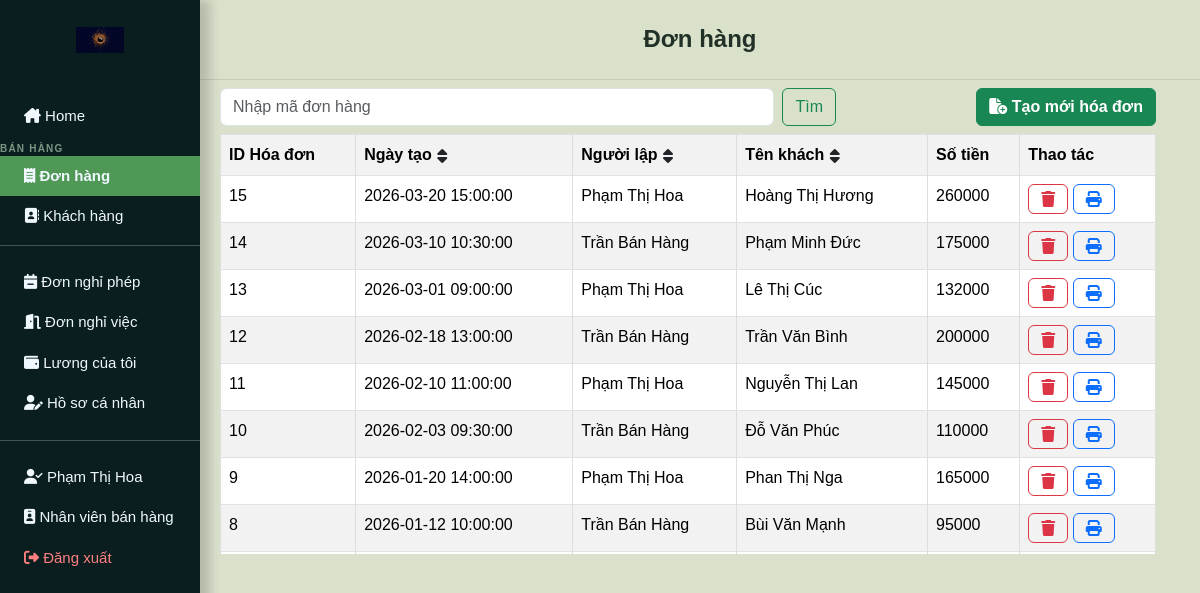
/user_page.php?donhang (signed in), run on the app's committed database.
### tables this page shows
CREATE TABLE `accounts` (
  `account_id`  INT NOT NULL AUTO_INCREMENT,
  `full_name`   VARCHAR(150) NOT NULL,
  `email`       VARCHAR(150) NOT NULL,
  `password`    VARCHAR(255) NOT NULL,
  `role_id`     INT NOT NULL DEFAULT 3,
  `position_id` INT DEFAULT NULL,
  `phone`       VARCHAR(20) DEFAULT NULL,
  `address`     TEXT DEFAULT NULL,
  `birth_date`  DATE DEFAULT NULL,
  `gender`      ENUM('nam','nữ','khác') DEFAULT NULL,
  `avatar`      VARCHAR(255) DEFAULT NULL,
  `status`      ENUM('active','inactive') NOT NULL DEFAULT 'active',
  `hire_date`   DATE DEFAULT NULL,
  `created_at`  TIMESTAMP NULL DEFAULT CURRENT_TIMESTAMP,
  `updated_at`  TIMESTAMP NULL DEFAULT CURRENT_TIMESTAMP ON UPDATE CURRENT_TIMESTAMP,
  PRIMARY KEY (`account_id`),
  UNIQUE KEY `uniq_email` (`email`),
  KEY `fk_acc_role` (`role_id`),
  KEY `fk_acc_pos` (`position_id`),
  CONSTRAINT `fk_acc_role` FOREIGN KEY (`role_id`) REFERENCES `roles` (`id`),
  CONSTRAINT `fk_acc_pos`  FOREIGN KEY (`position_id`) REFERENCES `positions` (`position_id`)
);

CREATE TABLE `invoices` (
  `invoice_id`    INT NOT NULL AUTO_INCREMENT,
  `account_id`    INT NOT NULL,
  `customer_id`   INT NOT NULL,
  `discount`      DECIMAL(10,0) NOT NULL DEFAULT 0,
  `total`         DECIMAL(12,0) NOT NULL DEFAULT 0,
  `status`        ENUM('pending','completed','cancelled') NOT NULL DEFAULT 'completed',
  `notes`         TEXT DEFAULT NULL,
  `creation_time` TIMESTAMP NULL DEFAULT CURRENT_TIMESTAMP,
  PRIMARY KEY (`invoice_id`),
  KEY `fk_inv_acc` (`account_id`),
  KEY `fk_inv_cust` (`customer_id`),
  KEY `idx_inv_time` (`creation_time`),
  CONSTRAINT `fk_inv_acc`  FOREIGN KEY (`account_id`)  REFERENCES `accounts`  (`account_id`),
  CONSTRAINT `fk_inv_cust` FOREIGN KEY (`customer_id`) REFERENCES `customers` (`customer_id`)
);

CREATE TABLE `customers` (
  `customer_id`   INT NOT NULL AUTO_INCREMENT,
  `customer_name` VARCHAR(150) NOT NULL,
  `phone_number`  VARCHAR(20) DEFAULT NULL,
  `email`         VARCHAR(150) DEFAULT NULL,
  `address`       TEXT DEFAULT NULL,
  `created_at`    TIMESTAMP NULL DEFAULT CURRENT_TIMESTAMP,
  PRIMARY KEY (`customer_id`)
);

### src/models/authorization.php (called while the page is built, shortened)
<?php
function roleLabel(string $roleName): string
{
    $labels = [
        AppRole::ADMIN     => 'Quản trị viên',
        AppRole::MANAGER   => 'Quản lý',
        AppRole::SALES     => 'Nhân viên bán hàng',
        AppRole::WAREHOUSE => 'Nhân viên kho',
    ];
    return $labels[$roleName] ?? 'Không xác định';
}
function currentRole(): string
{
    return $_SESSION['role_name'] ?? '';
}
function currentUserId(): int
{
    return (int) ($_SESSION['account_id'] ?? 0);
}

### src/views/donhang.php (the view, shortened to what this page needs)
<?php
if (!isset($ds_donhang_timkiem)) {
    $sql = "SELECT iv.invoice_id, iv.creation_time, ac.full_name, ct.customer_name, iv.total
            FROM invoices iv
            LEFT JOIN accounts ac ON iv.account_id = ac.account_id
            LEFT JOIN customers ct ON iv.customer_id = ct.customer_id
            ORDER BY iv.creation_time DESC";
    $result = mysqli_query($conn, $sql);
    $ds_hoadon = $result ? mysqli_fetch_all($result) : [];
} else {
    $ds_hoadon = $ds_donhang_timkiem;
}
?>
<div class="dash_board px-2">
    <div class="container-fluid row justify-content-between">
        <form action="user_page.php?" method="GET" class="d-flex col-8 my-2" role="search">
            <input class="form-control me-2" type="text" placeholder="Nhập mã đơn hàng" name='timkiem-donhang' aria-label="Search" required>
            <button class="btn btn-outline-success" type="submit">Tìm</button>
        </form>
        <div class="text-end col-4">
            <a href="user_page.php?donhang=them" class="my-2 btn btn-success fw-bolder"><i class="fa-solid fa-file-circle-plus"></i> Tạo mới hóa đơn</a>
        </div>
        <table id="myTable" class="table container-fluid text-center table-hover table-striped table-bordered">
            <tr>
                <th>ID Hóa đơn </th>
                <th onclick="sortTable(1)">Ngày tạo <i href="" class=" fw-bolder"><i class="p-0 btn fa-solid fa-sort"></i></th>
                <th onclick="sortTable(2)">Người lập <i href="" class=" fw-bolder"><i class="p-0 btn fa-solid fa-sort"></i></th>
                <th onclick="sortTable(3)">Tên khách <i href="" class=" fw-bolder"><i class="p-0 btn fa-solid fa-sort"></th>
                <th>Số tiền <i href="" class=" fw-bolder"></th>
                <th>Thao tác</th>
            </tr>
            <?php foreach ($ds_hoadon as $hd) : ?>
                <tr>
                    <td><?= $hd[0] ?></td>
                    <td><?= $hd[1] ?></td>
                    <td><?= $hd[2] ?></td>
                    <td><?= $hd[3] ?></td>
                    <td><?= intval($hd[4]) ?></td>
                    <td>
                        <a href="user_page.php?donhang=xoa&id=<?= $hd[0] ?>"><i class="btn btn-outline-danger fa-solid fa-trash"></i></a>
                        <a href="user_page.php?donhang=in&id=<?= $hd[0] ?>"><i class="btn btn-outline-primary fa-solid fa-print"></i></i></a>
                    </td>
                </tr>
            <?php endforeach; ?>
        </table>
    </div>
</div>
</div>
</div>

### src/views/header.php (shortened to what this page needs)
<!DOCTYPE html>
<html lang="en">
<head>
    <link href="https://cdn.jsdelivr.net/npm/bootstrap@5.3.3/dist/css/bootstrap.min.css" rel="stylesheet" />
    <link rel="stylesheet" href="https://cdnjs.cloudflare.com/ajax/libs/font-awesome/6.5.1/css/all.min.css" />
    <link rel="stylesheet" href="css/style.css" />
</head>
<?php
$roleName = currentRole();
$isSalesRole = $roleName === AppRole::SALES;
$isManagerRole = $roleName === AppRole::MANAGER;
$isAdminRole = $roleName === AppRole::ADMIN;
$isManagerOrAdmin = $isManagerRole || $isAdminRole;
?>
<?php
$currentTitle = 'COFFEE SHOP';
if (isset($_GET['home'])) {
    $currentTitle = 'COFFEE SHOP';
} elseif (isset($_GET['dashboard'])) {
    $currentTitle = 'COFFEE SHOP';
} elseif (isset($_GET['sanpham'])) {
    $currentTitle = 'Sản phẩm';
} elseif (isset($_GET['phieunhap'])) {
    $currentTitle = 'Phiếu nhập kho';
} elseif (isset($_GET['phieuxuat'])) {
    $currentTitle = 'Phiếu xuất kho';
} elseif (isset($_GET['kho_thongke'])) {
    $currentTitle = 'Thống kê tồn kho';
} elseif (isset($_GET['baocao_kho'])) {
    $currentTitle = 'Báo cáo kho';
} elseif (isset($_GET['baocao_kinhdoanh'])) {
    $currentTitle = 'Báo cáo kinh doanh';
} elseif (isset($_GET['baocao_nhansu'])) {
    $currentTitle = 'Báo cáo nhân sự';
} elseif (isset($_GET['nhacungcap'])) {
    $currentTitle = 'Quản lý nhà cung cấp';
} elseif (isset($_GET['loai'])) {
    $currentTitle = 'Loại sản phẩm';
} elseif (isset($_GET['donhang'])) {
    $currentTitle = 'Đơn hàng';
} elseif (isset($_GET['khachhang'])) {
    $currentTitle = 'Khách hàng';
} elseif (isset($_GET['nhansu'])) {
    $currentTitle = 'Nhân sự';
} elseif (isset($_GET['chucvu'])) {
    $currentTitle = 'Quản lý chức vụ';
} elseif (isset($_GET['bangluong'])) {
    $currentTitle = 'Bảng lương';
} elseif (isset($_GET['luong_ca_nhan'])) {
    $currentTitle = 'Lương của tôi';
} elseif (isset($_GET['donnghi'])) {
    $currentTitle = 'Đơn nghỉ phép';
} elseif (isset($_GET['donnghiviec'])) {
    $currentTitle = 'Đơn nghỉ việc';
} elseif (isset($_GET['profile'])) {
    $currentTitle = 'Hồ sơ cá nhân';
} elseif (isset($_GET['thongke'])) {
    $currentTitle = 'Thống kê';
} elseif (isset($_GET['backup'])) {
    $currentTitle = 'Sao lưu & Phục hồi';
}
?>
<body class="app-shell">
    <div class="nav-side p-0">
        <div class="logo p-1 justify-content-center text-center">
            <a href="user_page.php?home"> <img src="img/logo.jpg" alt="Logo"></a>
        </div>
        <div class="navs pt-3">
            <div class="container-fluid">
                <a class="text-truncate <?= isset($_GET['home'])||isset($_GET['dashboard']) ? 'active' : '' ?>"
                   href="user_page.php?home"><i class="fa-solid fa-house-chimney"></i> Home</a>
            </div>
            <?php if ($isSalesRole || $isManagerOrAdmin) : ?>
                <div class="nav-section-label">BÁN HÀNG</div>
                <div class="container-fluid">
                    <a class="text-truncate <?= isset($_GET['donhang']) ? 'active' : '' ?>"
                       href="user_page.php?donhang"><i class="fa-solid fa-receipt"></i> Đơn hàng</a>
                </div>
                <div class="container-fluid">
                    <a class="text-truncate <?= isset($_GET['khachhang']) ? 'active' : '' ?>"
                       href="user_page.php?khachhang"><i class="fa-solid fa-address-book"></i> Khách hàng</a>
                </div>
            <?php endif; ?>
        </div>
        <hr class="mt-2">
        <div class="navs text-center p-0">
            <div class="container-fluid">
                <a class="text-truncate <?= isset($_GET['donnghi']) && !$isManagerOrAdmin ? 'active' : '' ?>"
                   href="user_page.php?donnghi"><i class="fa-solid fa-calendar-minus"></i> Đơn nghỉ phép</a>
            </div>
            <div class="container-fluid">
                <a class="text-truncate <?= isset($_GET['donnghiviec']) && !$isManagerOrAdmin ? 'active' : '' ?>"
                   href="user_page.php?donnghiviec"><i class="fa-solid fa-door-open"></i> Đơn nghỉ việc</a>
            </div>
            <div class="container-fluid">
                <a class="text-truncate <?= isset($_GET['luong_ca_nhan']) ? 'active' : '' ?>"
                   href="user_page.php?luong_ca_nhan"><i class="fa-solid fa-wallet"></i> Lương của tôi</a>
            </div>
            <div class="container-fluid">
                <a class="text-truncate <?= isset($_GET['profile']) ? 'active' : '' ?>"
                   href="user_page.php?profile"><i class="fa-solid fa-user-pen"></i> Hồ sơ cá nhân</a>
            </div>
        </div>
        <div class="navs text-center p-0">
            <hr class="mt-3">
            <div class="container-fluid">
                <a class="text-truncate"><i class="fa-solid fa-user-check"></i> <?= $user_name ?? '' ?></a>
            </div>
            <div class="container-fluid">
                <a class="text-truncate"><i class="fa-solid fa-id-badge"></i> <?= roleLabel(currentRole()) ?></a>
            </div>
            <div class="    container-fluid logout-btn">
                <a class="text-truncate" href="logout.php"><i class="fa-solid fa-right-from-bracket"></i> Đăng xuất</a>
            </div>
        </div>
    </div>
    <div class="app-right">
        <div class="app-topbar px-3">
            <h4 class="mb-0 fw-bold"><?= htmlspecialchars($currentTitle) ?></h4>
        </div>
        <div class="main p-0">

### css/style.css (style rules this page uses)
html, body { height: 100%; margin: 0; padding: 0; background-color: #d9e1cb; overflow: hidden; }
.app-shell { height: 100vh; width: 100%; position: relative; margin: 0; }
a { text-decoration: none; }
.nav-side { color: aliceblue; background-color: #0a1e1f; box-shadow: 10px 0px 10px 0px rgba(45, 33, 33, 0.2); width: 220px; min-width: 220px; height: 100vh; max-height: 100vh; overflow-y: auto; overflow-x: hidden; position: fixed; left: 0; top: 0; z-index: 40; scrollbar-width: thin; scrollbar-color: rgba(100,180,100,0.3) transparent; }
.app-right { margin-left: 220px; width: calc(100% - 220px); height: 100vh; display: flex; flex-direction: column; min-width: 0; }
.app-topbar { height: 80px; min-height: 80px; background: #d9e1cb; border-bottom: 1px solid #c4ccb7; display: flex; align-items: center; justify-content: center; text-align: center; padding: 0 !important; position: sticky; top: 0; z-index: 30; }
.app-topbar h4 { color: #223127; font-weight: 400; width: 100%; margin: 0; }
.main { flex: 1 1 auto; height: calc(100vh - 80px); overflow-y: auto; overflow-x: hidden; }
@media (max-width: 1200px) { .nav-side { width: 200px; min-width: 200px; } }
@media (max-width: 1200px) { .app-right { margin-left: 200px; width: calc(100% - 200px); } }
.logo { background-color: #0a1e1f; min-height: 80px; display: flex; align-items: center; justify-content: center; }
.logo img { width: 68px; max-width: 70%; height: auto; }
.navs a { display: block; text-align: left; color: aliceblue; transition: background-color 0.3s ease-in-out; padding: 9px 10px 9px 24px; font-size: 15px; }
.navs div { padding: 0px; }
.nav-section-label { color: rgba(200, 230, 200, 0.6); font-size: 10px; font-weight: 700; letter-spacing: 1.2px; text-transform: uppercase; padding: 8px 16px 2px; margin-top: 4px; }
.navs a.active { background-color: rgb(80, 152, 86); font-weight: 600; }
.logout-btn a { color: #ff8080 !important; }
table { width: 100%; border-collapse: collapse; }
tr:nth-child(even) { background-color: #f2f2f2; }
th { background-color: #4caf50; color: white; }
td, th { border: 1px solid #ddd; padding: 8px; text-align: left; }
.content-table-scroll table thead th, .content-table-scroll table tr:first-child th { position: sticky; top: 0; z-index: 2; }
* { font-family: "Poppins", sans-serif; margin: 0; padding: 0; box-sizing: border-box; outline: none; border: none; text-decoration: none; }

### data on the page
accounts: full_name "Phạm Thị Hoa"
invoices: invoice_id "15", creation_time "2026-03-20 15:00:00", account.full_name "Phạm Thị Hoa", customer.customer_name "Hoàng Thị Hương", total "260000"
invoices: invoice_id "14", creation_time "2026-03-10 10:30:00", account.full_name "Trần Bán Hàng", customer.customer_name "Phạm Minh Đức", total "175000"
invoices: invoice_id "13", creation_time "2026-03-01 09:00:00", account.full_name "Phạm Thị Hoa", customer.customer_name "Lê Thị Cúc", total "132000"
invoices: invoice_id "12", creation_time "2026-02-18 13:00:00", account.full_name "Trần Bán Hàng", customer.customer_name "Trần Văn Bình", total "200000"
invoices: invoice_id "11", creation_time "2026-02-10 11:00:00", account.full_name "Phạm Thị Hoa", customer.customer_name "Nguyễn Thị Lan", total "145000"
invoices: invoice_id "10", creation_time "2026-02-03 09:30:00", account.full_name "Trần Bán Hàng", customer.customer_name "Đỗ Văn Phúc", total "110000"
invoices: invoice_id "9", creation_time "2026-01-20 14:00:00", account.full_name "Phạm Thị Hoa", customer.customer_name "Phan Thị Nga", total "165000"
invoices: invoice_id "8", creation_time "2026-01-12 10:00:00", account.full_name "Trần Bán Hàng", customer.customer_name "Bùi Văn Mạnh", total "95000"

### other printed values
roleLabel(currentRole()) "Nhân viên bán hàng"
$currentTitle "Đơn hàng"
